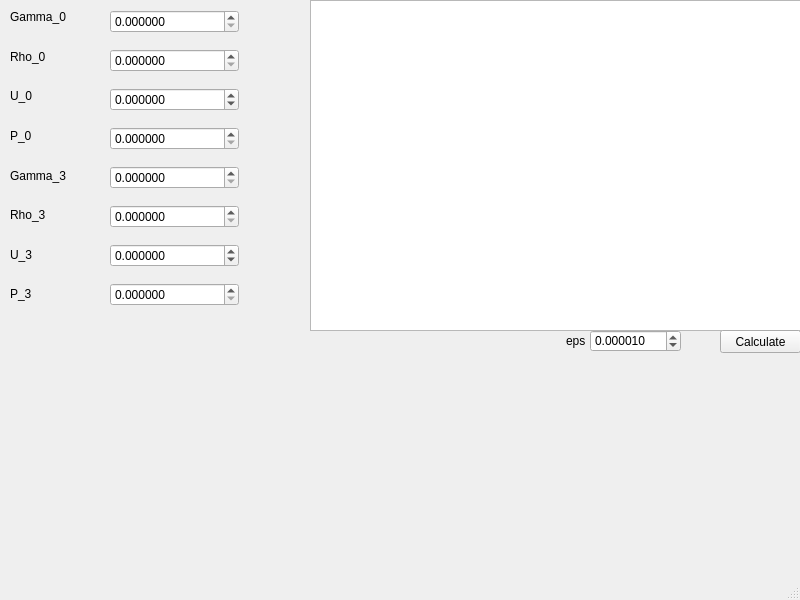
<?xml version="1.0" encoding="UTF-8"?>
<ui version="4.0">
 <class>MainWindow</class>
 <widget class="QMainWindow" name="MainWindow">
  <property name="geometry">
   <rect>
    <x>0</x>
    <y>0</y>
    <width>800</width>
    <height>600</height>
   </rect>
  </property>
  <property name="windowTitle">
   <string>MainWindow</string>
  </property>
  <widget class="QWidget" name="centralwidget">
   <widget class="QWidget" name="verticalLayoutWidget">
    <property name="geometry">
     <rect>
      <x>10</x>
      <y>0</y>
      <width>81</width>
      <height>311</height>
     </rect>
    </property>
    <layout class="QVBoxLayout" name="verticalLayout_2">
     <item>
      <widget class="QLabel" name="label">
       <property name="text">
        <string>Gamma_0</string>
       </property>
      </widget>
     </item>
     <item>
      <widget class="QLabel" name="label_2">
       <property name="text">
        <string>Rho_0</string>
       </property>
      </widget>
     </item>
     <item>
      <widget class="QLabel" name="label_3">
       <property name="text">
        <string>U_0</string>
       </property>
      </widget>
     </item>
     <item>
      <widget class="QLabel" name="label_4">
       <property name="text">
        <string>P_0</string>
       </property>
      </widget>
     </item>
     <item>
      <widget class="QLabel" name="label_5">
       <property name="text">
        <string>Gamma_3</string>
       </property>
      </widget>
     </item>
     <item>
      <widget class="QLabel" name="label_6">
       <property name="text">
        <string>Rho_3</string>
       </property>
      </widget>
     </item>
     <item>
      <widget class="QLabel" name="label_7">
       <property name="text">
        <string>U_3</string>
       </property>
      </widget>
     </item>
     <item>
      <widget class="QLabel" name="label_8">
       <property name="text">
        <string>P_3</string>
       </property>
      </widget>
     </item>
    </layout>
   </widget>
   <widget class="QWidget" name="verticalLayoutWidget_2">
    <property name="geometry">
     <rect>
      <x>110</x>
      <y>0</y>
      <width>129</width>
      <height>321</height>
     </rect>
    </property>
    <layout class="QVBoxLayout" name="verticalLayout_3">
     <property name="spacing">
      <number>6</number>
     </property>
     <item>
      <widget class="QDoubleSpinBox" name="doubleSpinBoxGamma_0">
       <property name="decimals">
        <number>6</number>
       </property>
      </widget>
     </item>
     <item>
      <widget class="QDoubleSpinBox" name="doubleSpinBoxRho_0">
       <property name="decimals">
        <number>6</number>
       </property>
      </widget>
     </item>
     <item>
      <widget class="QDoubleSpinBox" name="doubleSpinBoxU_0">
       <property name="decimals">
        <number>6</number>
       </property>
       <property name="minimum">
        <double>-1000000000.000000000000000</double>
       </property>
       <property name="maximum">
        <double>1000000000.000000000000000</double>
       </property>
      </widget>
     </item>
     <item>
      <widget class="QDoubleSpinBox" name="doubleSpinBoxP_0">
       <property name="decimals">
        <number>6</number>
       </property>
       <property name="maximum">
        <double>100000000000.000000000000000</double>
       </property>
      </widget>
     </item>
     <item>
      <widget class="QDoubleSpinBox" name="doubleSpinBoxGamma_3">
       <property name="decimals">
        <number>6</number>
       </property>
      </widget>
     </item>
     <item>
      <widget class="QDoubleSpinBox" name="doubleSpinBoxRho_3">
       <property name="decimals">
        <number>6</number>
       </property>
      </widget>
     </item>
     <item>
      <widget class="QDoubleSpinBox" name="doubleSpinBoxU_3">
       <property name="decimals">
        <number>6</number>
       </property>
       <property name="minimum">
        <double>-1000000000.000000000000000</double>
       </property>
       <property name="maximum">
        <double>100000000000.000000000000000</double>
       </property>
      </widget>
     </item>
     <item>
      <widget class="QDoubleSpinBox" name="doubleSpinBoxP_3">
       <property name="decimals">
        <number>6</number>
       </property>
       <property name="maximum">
        <double>100000000000.000000000000000</double>
       </property>
      </widget>
     </item>
    </layout>
   </widget>
   <widget class="QPlainTextEdit" name="plainTextEdit">
    <property name="geometry">
     <rect>
      <x>310</x>
      <y>0</y>
      <width>491</width>
      <height>331</height>
     </rect>
    </property>
   </widget>
   <widget class="QPushButton" name="pushButton">
    <property name="geometry">
     <rect>
      <x>720</x>
      <y>330</y>
      <width>81</width>
      <height>23</height>
     </rect>
    </property>
    <property name="text">
     <string>Calculate</string>
    </property>
   </widget>
   <widget class="QLabel" name="label_9">
    <property name="geometry">
     <rect>
      <x>566</x>
      <y>330</y>
      <width>21</width>
      <height>21</height>
     </rect>
    </property>
    <property name="text">
     <string>eps</string>
    </property>
   </widget>
   <widget class="QDoubleSpinBox" name="doubleSpinBoxEps">
    <property name="geometry">
     <rect>
      <x>590</x>
      <y>330</y>
      <width>91</width>
      <height>22</height>
     </rect>
    </property>
    <property name="decimals">
     <number>6</number>
    </property>
    <property name="value">
     <double>0.000010000000000</double>
    </property>
   </widget>
  </widget>
  <widget class="QMenuBar" name="menubar">
   <property name="geometry">
    <rect>
     <x>0</x>
     <y>0</y>
     <width>800</width>
     <height>21</height>
    </rect>
   </property>
  </widget>
  <widget class="QStatusBar" name="statusbar"/>
 </widget>
 <resources/>
 <connections/>
</ui>
